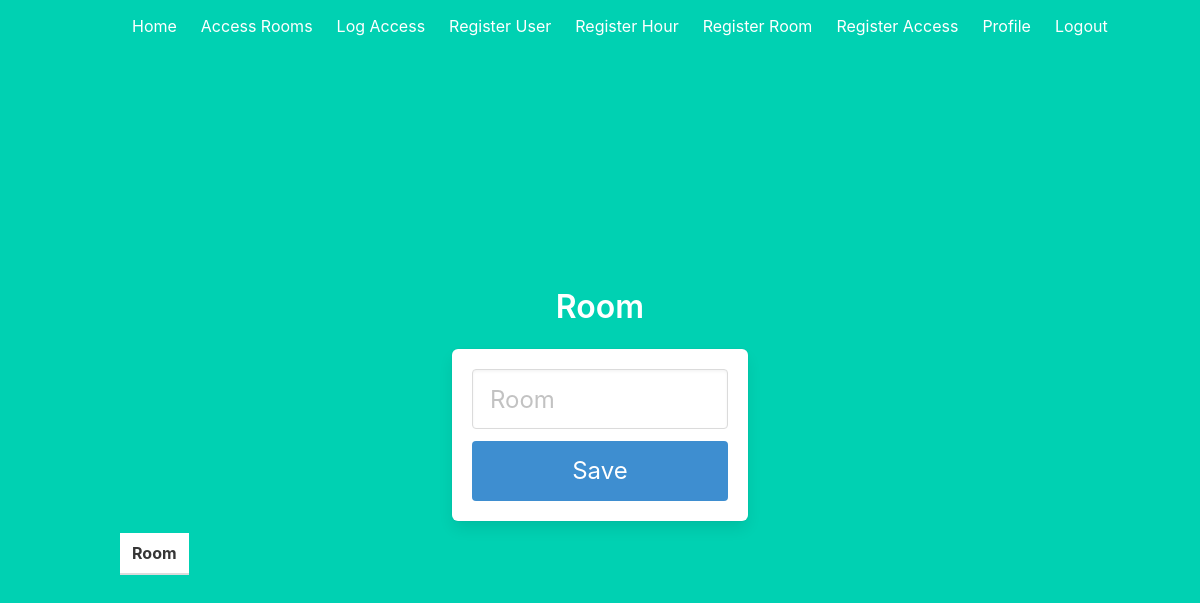
The app's page /rooms (signed in), older data.
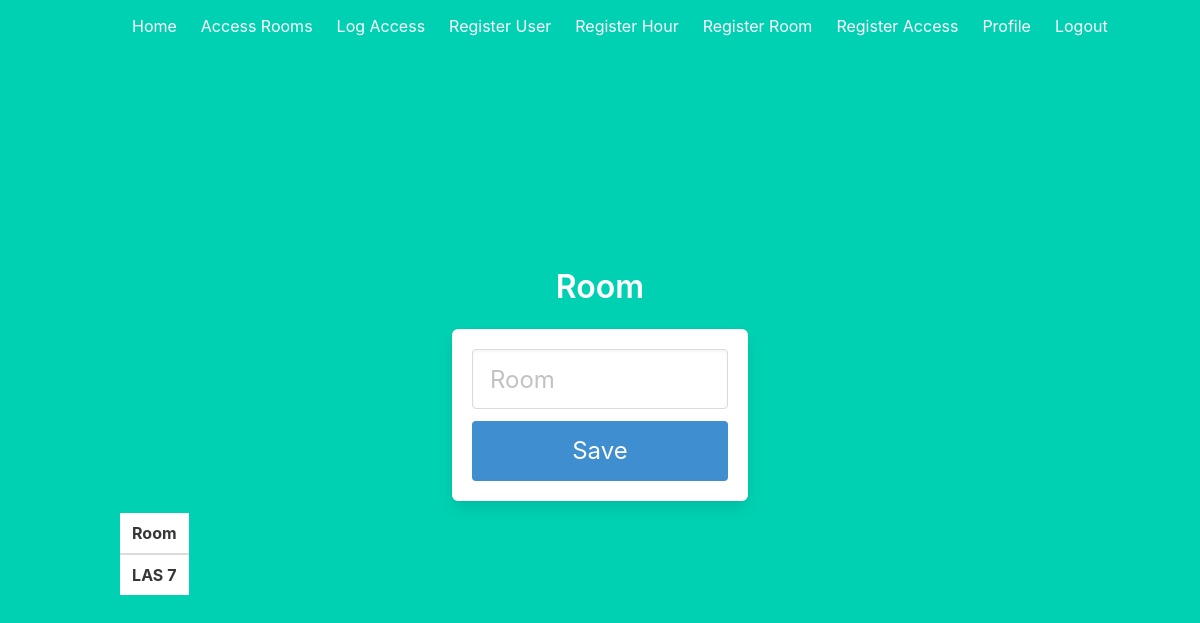
The same page, newer data.
### models.py (models this page shows)
class Room(db.Model):
    id = db.Column(db.Integer,primary_key=True)
    room = db.Column(db.String(200))

### auth.py (the view)
@auth.route('/rooms')
@login_required
def rooms():
    rooms = Room.query.all()
    return render_template('rooms.html', rooms=rooms)

### __init__.py (called while the page is built)
def create_app():
    app = Flask(__name__)
    app.config['SECRET_KEY'] = 'thisismysecretkeydonotstealit'
    app.config['SQLALCHEMY_DATABASE_URI'] = 'sqlite:///db.sqlite3'
    db.init_app(app)
    login_manager = LoginManager()
    login_manager.login_view = 'auth.login'
    login_manager.init_app(app)
    from .models import User
    @login_manager.user_loader
    def load_user(user_id):
        return User.query.get(int(user_id))
    from .auth import auth as auth_blueprint
    app.register_blueprint(auth_blueprint)
    from .main import main as main_blueprint
    app.register_blueprint(main_blueprint)
    return app

### templates/rooms.html (shortened to what this page needs)
{% extends 'base.html' %}
{% block content %}
<div class="column is-4 is-offset-4">
    <h3 class="title">Room</h3>
    <div class="box">
        <form action="/rooms" method="POST">
            <div class="field">
                <div class="control">
                    <input class="input is-large" type="room" name="room" placeholder="Room" autofocus="">
                </div>
            </div>
            <button class="button is-block is-info is-large is-fullwidth">Save</button>
        </form>
    </div>
</div>
<div class="flight-container" style="overflow: auto; max-height: 80vh">
    <div class="table-responsive">
        <table class="table" id="rooms">
            <thead>
                <tr>
                    <th scope="col">Room</th>
                </tr>
            </thead>
            <tbody>
            {% for r in rooms %}
                <tr id={{ r.id }}>
                    <th scope="row">{{ r.room }}</th>
                </tr>
            {% endfor %}
            </tbody>
        </table>
    </div>
</div>
{% endblock %}

Row changes from the older to the newer data that the page shows:
added Room: room "LAS 7"
